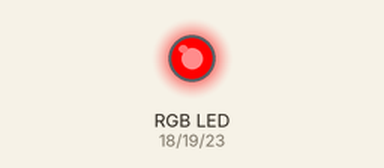
The program below on a simulated ESP32. On the bench: an RGB LED mixed from three pins (HIGH = lit).

Above: at 0.5 s.
At 2.5 s:
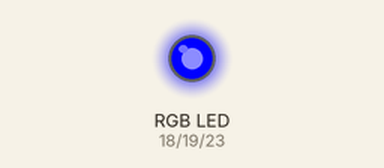
At 3.5 s:
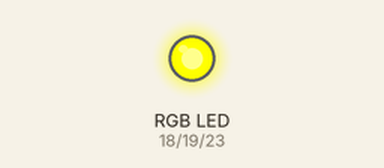
At 4.5 s:
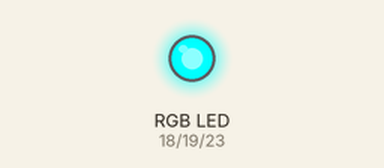
At 6.5 s:
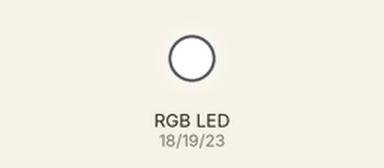
At 9.5 s:
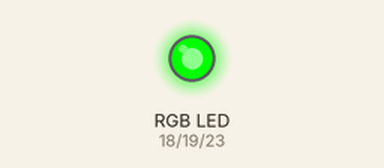
Timing chart, 0 to 10.4 s (numbered marks = the images above):
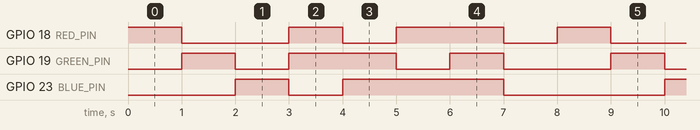

Measured:
- by itself, GPIO 18 (RED_PIN): repeats every 8.0 s: LOW 2.0 s, HIGH 1.0 s, LOW 1.0 s, HIGH 2.0 s, LOW 1.0 s, HIGH 1.0 s
- by itself, GPIO 19 (GREEN_PIN): repeats every 8.0 s: LOW 1.0 s, HIGH 2.0 s, LOW 1.0 s, HIGH 1.0 s, LOW 2.0 s, HIGH 1.0 s
- by itself, GPIO 23 (BLUE_PIN): repeats every 8.0 s: LOW 1.0 s, HIGH 3.0 s, LOW 3.0 s, HIGH 1.0 s

The program:

main.cpp
```cpp
#include <Arduino.h>

// Khai báo chân LED RGB
#define RED_PIN   18
#define GREEN_PIN 19
#define BLUE_PIN  23

// Hàm điều khiển RGB
void rgb(int r, int g, int b) {
  digitalWrite(RED_PIN,   r ? HIGH : LOW);
  digitalWrite(GREEN_PIN, g ? HIGH : LOW);
  digitalWrite(BLUE_PIN,  b ? HIGH : LOW);
}

void setup() {
  pinMode(RED_PIN, OUTPUT);
  pinMode(GREEN_PIN, OUTPUT);
  pinMode(BLUE_PIN, OUTPUT);
}

void loop() {
  rgb(1, 0, 0); // Red
  delay(1000);

  rgb(0, 1, 0); // Green
  delay(1000);

  rgb(0, 0, 1); // Blue
  delay(1000);

  rgb(1, 1, 0); // Yellow
  delay(1000);

  rgb(0, 1, 1); // Cyan
  delay(1000);

  rgb(1, 0, 1); // Magenta
  delay(1000);

  rgb(1, 1, 1); // White
  delay(1000);

  rgb(0, 0, 0); // OFF
  delay(1000);
}
```
